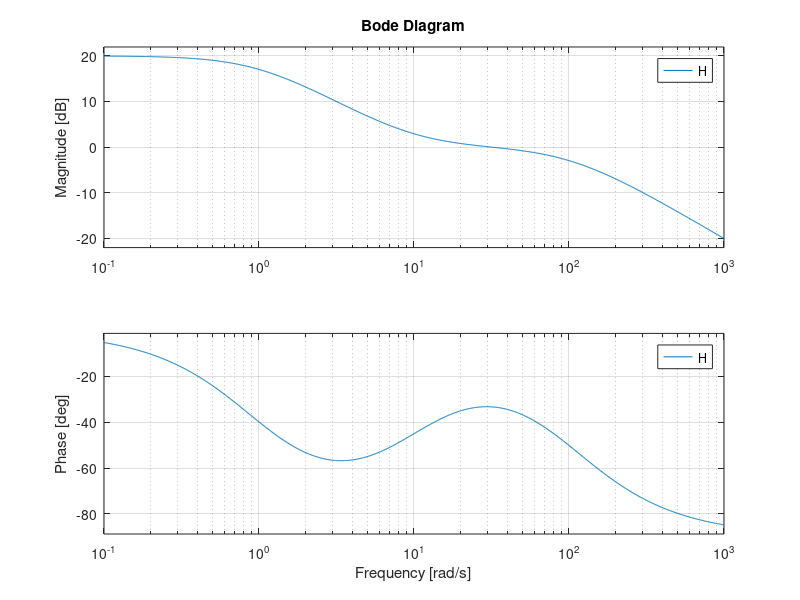

Source code (MATLAB):
% Bode plot for
% H(s) = 10(1 + s/10) / [(1 + s)(1 + s/100)]
%
% Requires MATLAB Control System Toolbox.

s = tf('s');
H = 10*(1 + s/10)/((1 + s)*(1 + s/100));

% Use a logarithmic frequency grid from 0.1 to 1000 rad/s.
w = logspace(-1, 3, 1000);

figure;
bode(H, w);
grid on;
